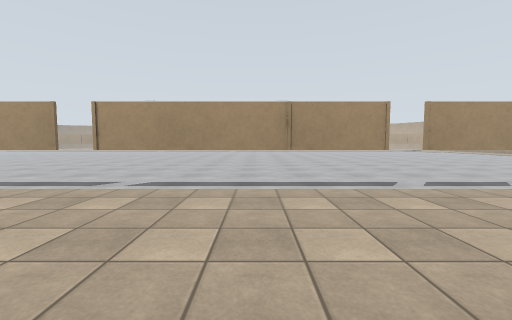
view 1 (above)

16 first-person views from a walk through a world built for the Gazebo simulator. The camera is 1.2 m above the floor, tilts 4° down and sees 90° across. The floor is counted in squares, 1 m on a side. Each view is taken from the middle of a square. On the plan, view 1 faces up. The plan holds only what a view shows up to about 12 squares ahead; the rest is blank. The place goes on beyond the plan.

view 2
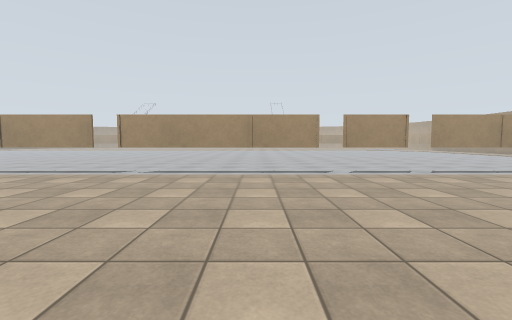

view 3
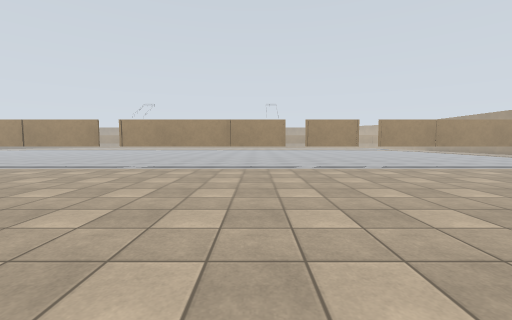

view 4
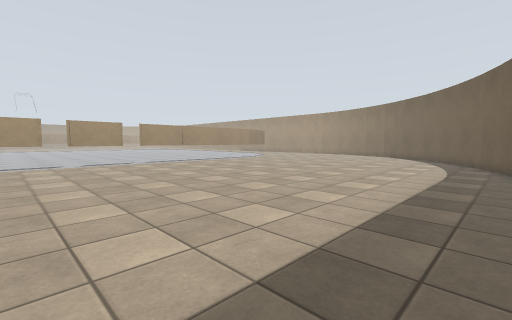

view 5
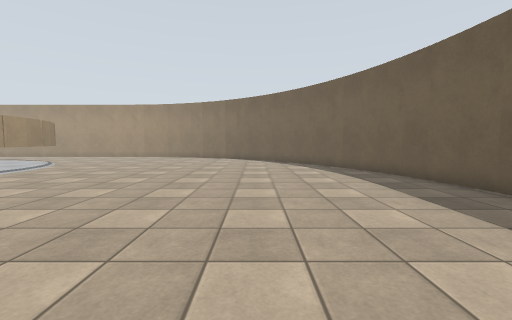

view 6
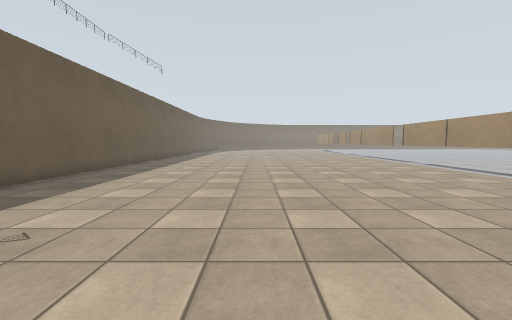

view 7
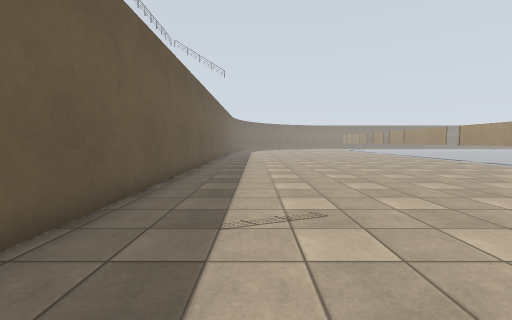

view 8
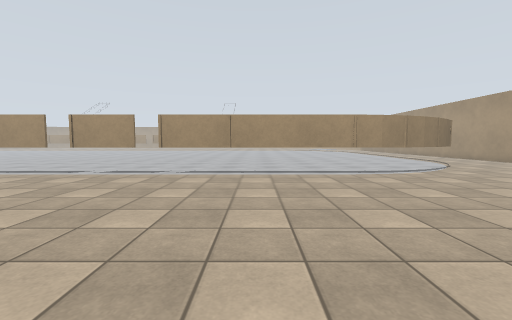

view 9
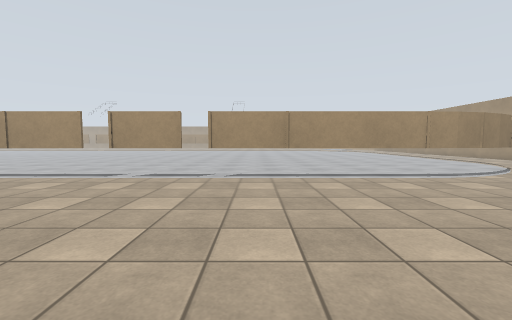

view 10
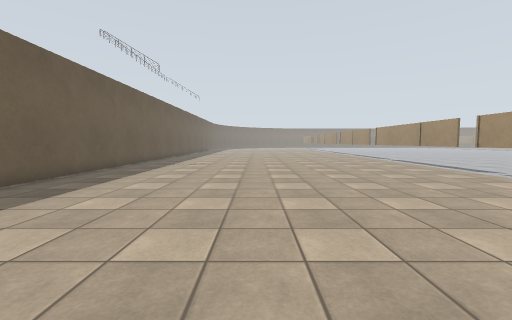

view 11
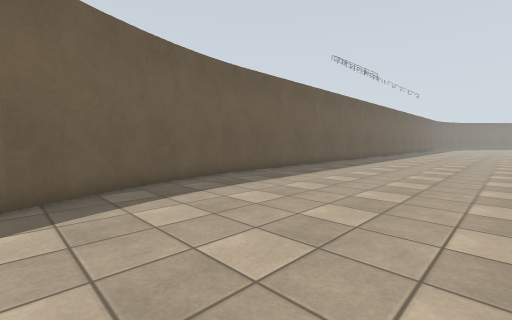

view 12
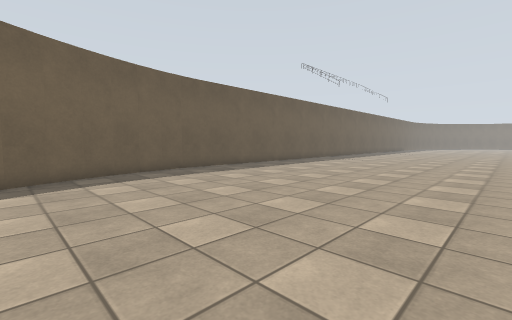

view 13
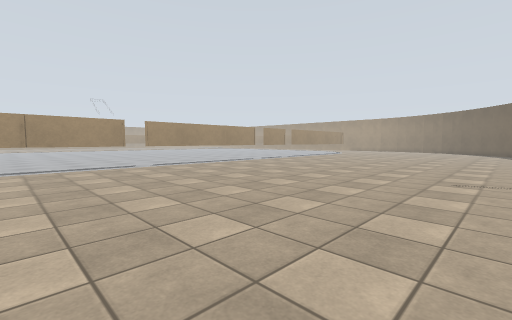

view 14
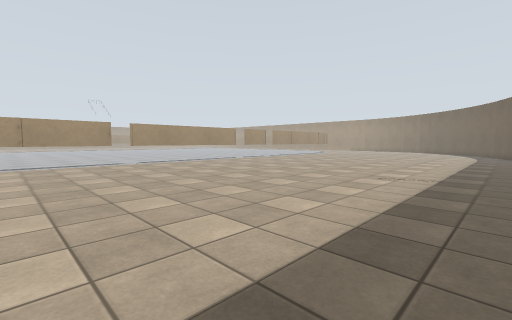

view 15
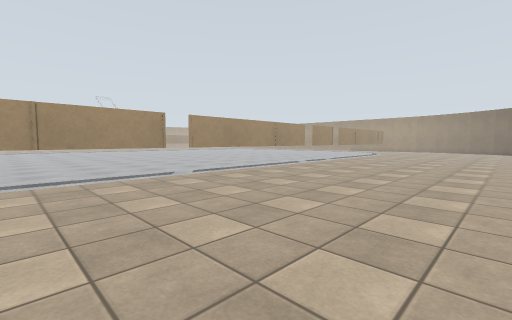

view 16
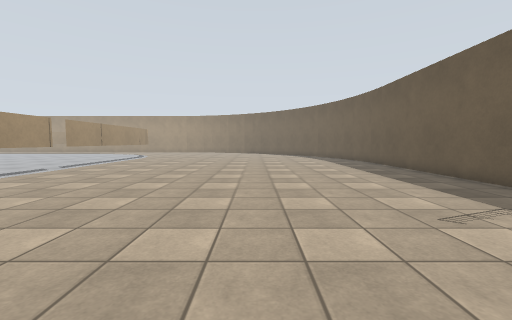

### Floor plan
Key: @ floor where view 1 was taken; # wall or solid block; . floor; T thing the floor can be seen under or through.
Columns run from 9 left of view 1 to 17 right of it. Each row starts with its distance up from view 1.
 14 ..
 13 ...
 12 .....................
 11 .....................
 10 ...........................
  9 ...........................
  8 ...........................
  7 TTTT..TTTT.T..TT.TT.TTTTTTT
  6 ....TT....T.T......T.......
  5 ...........................
  4 ...........................
  3 ...........................
  2 ...........................
  1 ...........................
  0 .........@.................
 -1 ...........................
 -2 ...........................
 -3 ...........................
 -4 ...........................
 -5 ...........................
 -6 ...........................
 -7 ..........................#
 -8 .......................####
 -9 ########################

Where each view was taken, in squares from view 1:
view 1: 0 up, 0 right, facing up
view 2: 3 down, 1 right, facing up
view 3: 5 down, 2 right, facing up
view 4: 8 down, 2 right, facing up-right
view 5: 3 down, 5 right, facing right
view 6: 2 down, 3 right, facing left
view 7: 6 down, 4 right, facing left
view 8: 3 down, 11 right, facing up
view 9: 2 down, 9 right, facing up
view 10: 2 down, 14 right, facing left
view 11: 1 down, 17 right, facing down-left
view 12: 2 up, 17 right, facing down-left
view 13: 6 down, 9 left, facing up-right
view 14: 8 down, 9 left, facing up-right
view 15: 2 down, 9 left, facing up-right
view 16: 2 down, 4 left, facing right
